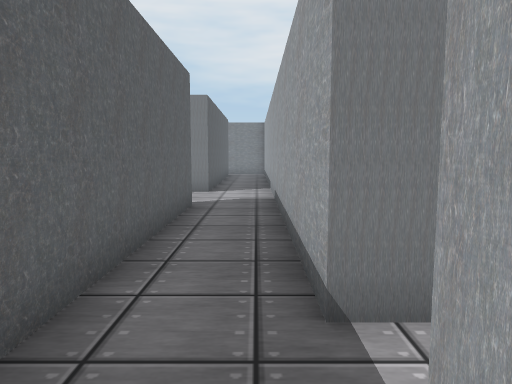
view 1 (above)

16 first-person views from a walk through a Unity game level. The camera is 1.2 m above the floor, tilts 6° down and sees 70° across. The floor is counted in squares, 1 m on a side. Each view is taken from the middle of a square. On the plan, view 1 faces up. The plan holds only what a view shows up to about 15 squares ahead; the rest is blank. The place goes on beyond the plan. The player is left out. Some surface patterns are stand-ins.

view 2
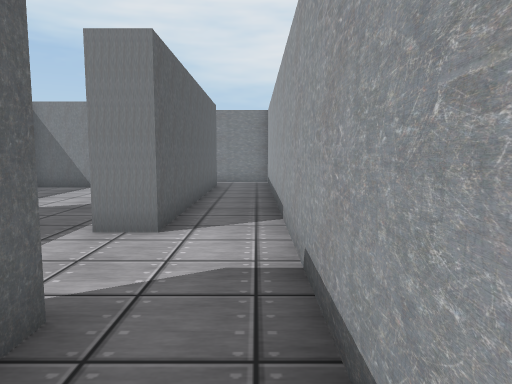

view 3
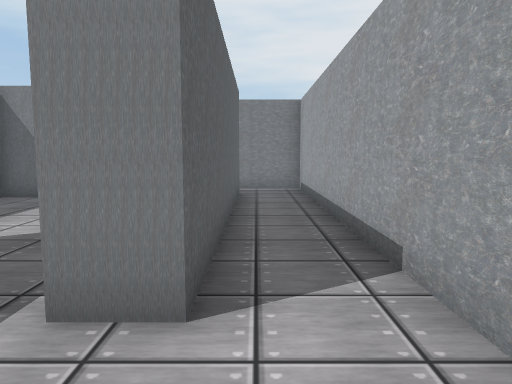

view 4
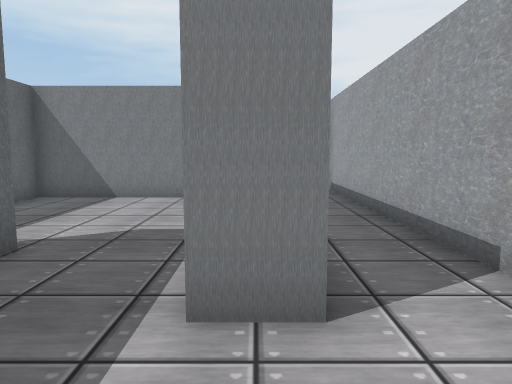

view 5
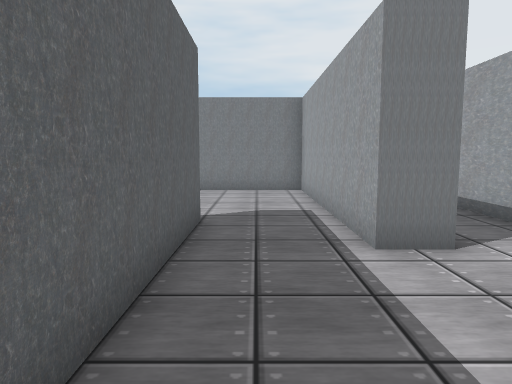

view 6
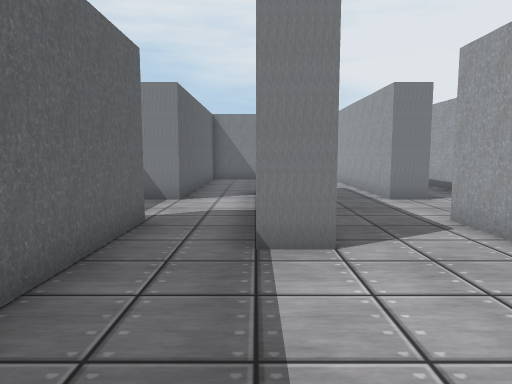

view 7
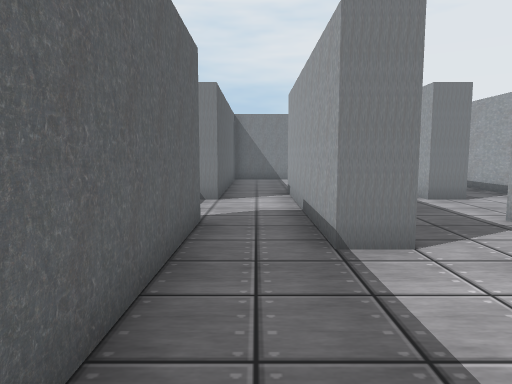

view 8
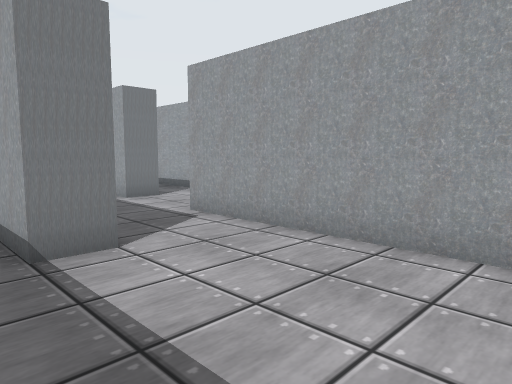

view 9
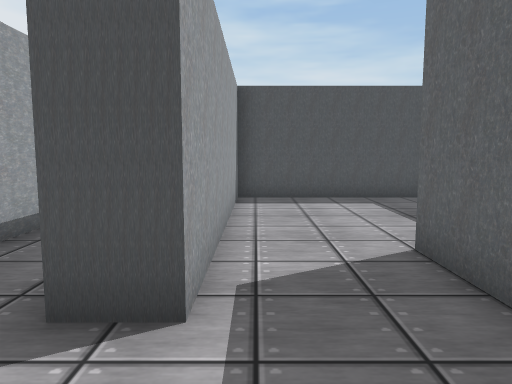

view 10
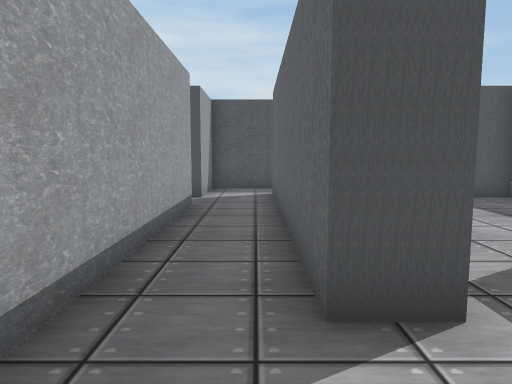

view 11
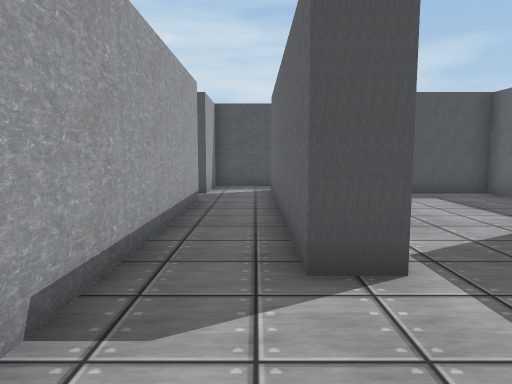

view 12
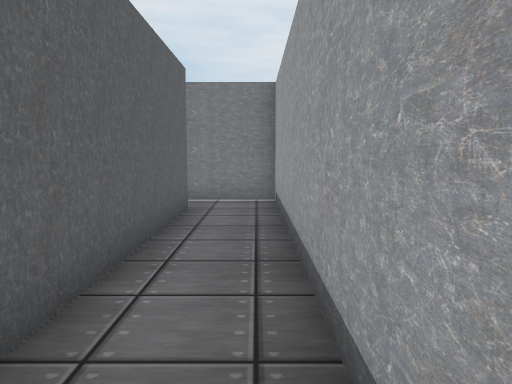

view 13
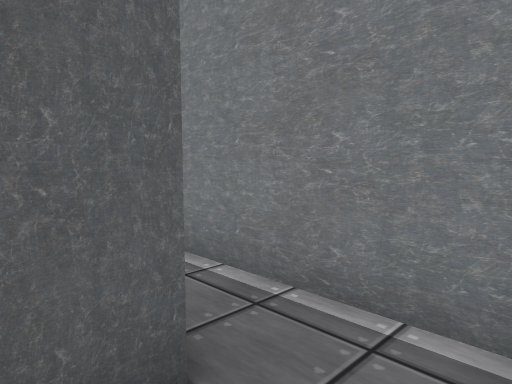

view 14
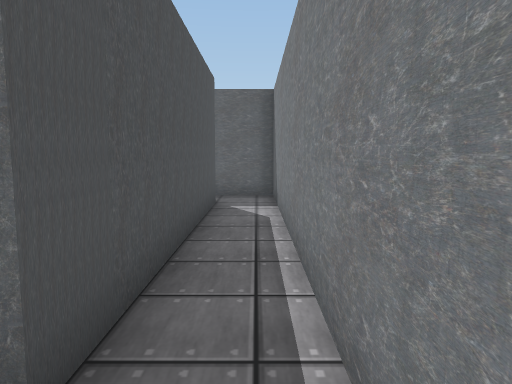

view 15
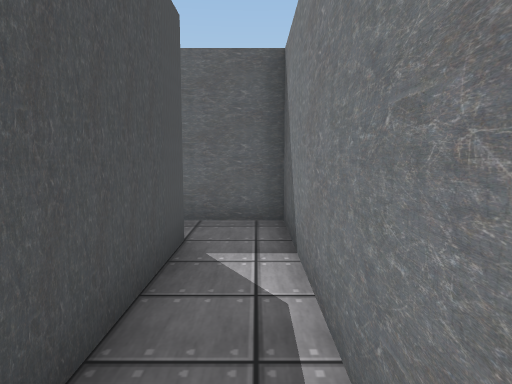

view 16
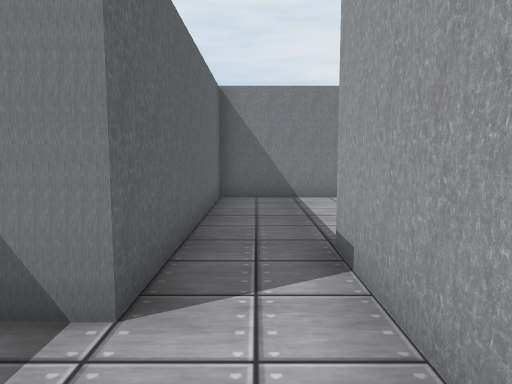

### Floor plan
Points are (right, up) in squares from view 1. A wall is a line through its corners. A room is listed if a view was taken in it or the views show most of it. See-through windows are left out.
Room 1 (views 1, 2, 3, 4, 5, 9, 10, 11, 12, 13, 14, 15)
walls: (-5, 13.5) (-5, 6.5); (-2.5, 6.5) (-2.5, 8.5) (-1.5, 8.5) (-1.5, 0.2); (0.5, 2.5) (0.5, 21.5) (-9.5, 21.5); (-9, 20) (-1.5, 20) (-1.5, 11.5) (-2.5, 11.5) (-2.5, 13.5); (0.5, -0.5) (0.5, 1)
ways out: opening at (-3.5, 7.5) to room 2; opening at (-3.5, 12.5) to room 4; opening at (-9, 21); opening at (-0.5, 0.5); opening at (1, 2)
Room 2 (views 6, 7, 8)
walls: (-5, 6.5) (-6, 6.5) (-6, 8.5); (-8, 8.5) (-8, 1) (-2.5, 1) (-2.5, 6.5)
ways out: opening at (-3.5, 7.5) to room 1; opening at (-7, 7.5) to room 3
Room 3 (view 16)
walls: (-6, 8.5) (-6, 11.5); (-8, 11.5) (-9, 11.5)
ways out: opening at (-7, 7.5) to room 2; opening at (-7, 12.5) to room 4
Room 4 (no view inside)
walls: (-2.5, 13.5) (-2.5, 19) (-8, 19) (-8, 11.5); (-6, 11.5) (-6, 13.5)
ways out: opening at (-3.5, 12.5) to room 1; opening at (-7, 12.5) to room 3

Where each view was taken, in squares from view 1:
view 1: 0 up, 0 right, facing up
view 2: 6 up, 0 right, facing up
view 3: 9 up, 1 left, facing up
view 4: 9 up, 2 left, facing up
view 5: 7 up, 4 left, facing up
view 6: 2 up, 6 left, facing up
view 7: 2 up, 7 left, facing up
view 8: 2 up, 7 left, facing up-right
view 9: 11 up, 3 left, facing down
view 10: 11 up, 1 left, facing down
view 11: 12 up, 1 left, facing down
view 12: 12 up, 0 right, facing up
view 13: 19 up, 0 right, facing up-left
view 14: 21 up, 0 right, facing left
view 15: 21 up, 4 left, facing left
view 16: 9 up, 7 left, facing up
